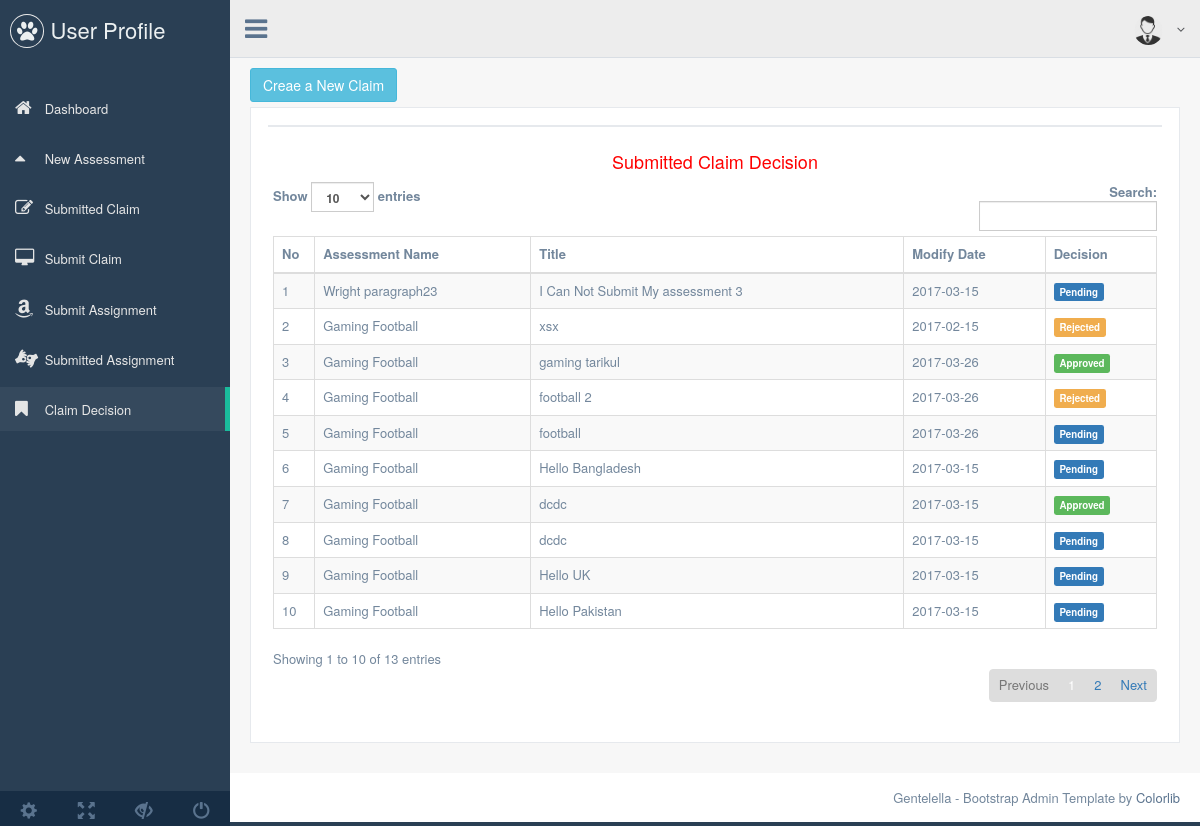
Page /production/student_claim_decision.php (signed in) on the committed database.
### tables this page shows
CREATE TABLE IF NOT EXISTS `ecclaim` (
  `ec_id` int(20) NOT NULL AUTO_INCREMENT,
  `title` varchar(500) DEFAULT NULL,
  `description` varchar(1000) DEFAULT NULL,
  `upload_document` varchar(500) DEFAULT NULL,
  `upload_document2` varchar(500) DEFAULT NULL,
  `upload_document3` varchar(500) DEFAULT NULL,
  `upload_document4` varchar(500) DEFAULT NULL,
  `upload_date` date DEFAULT NULL,
  `assessment_Id` int(20) NOT NULL,
  `claimStatus` varchar(500) DEFAULT NULL,
  `processing_status` varchar(100) NOT NULL,
  `student_email` varchar(100) NOT NULL,
  PRIMARY KEY (`ec_id`)
);

CREATE TABLE IF NOT EXISTS `assesment` (
  `id` int(20) NOT NULL AUTO_INCREMENT,
  `ass_name` varchar(200) DEFAULT NULL,
  `facultyName` varchar(200) DEFAULT NULL,
  `batch_number` varchar(100) NOT NULL,
  `sessions` varchar(100) NOT NULL,
  `dates` date DEFAULT NULL,
  `duDate` date DEFAULT NULL,
  `lastSubDate` date DEFAULT NULL,
  `documents` text NOT NULL,
  `departmentName` varchar(100) NOT NULL,
  PRIMARY KEY (`id`)
);

### production/student_claim_decision.php (the view, shortened to what this page needs)
<?php
$student_email = $_SESSION['user_email'];
?>
<!DOCTYPE html>
<html lang="en">
<head>
    <link href="../vendors/bootstrap/dist/css/bootstrap.min.css" rel="stylesheet">
    <link href="../vendors/font-awesome/css/font-awesome.min.css" rel="stylesheet">
    <link href="../vendors/nprogress/nprogress.css" rel="stylesheet">
    <link href="../vendors/iCheck/skins/flat/green.css" rel="stylesheet">
    <link href="../build/css/custom.min.css" rel="stylesheet">
</head>
<body class="nav-md">
<div class="container body">
    <div class="main_container">
        <?php require_once "main_left_side_menu.php" ?>
        <?php require_once "top_menu.php" ?>
        <div class="right_col" role="main">
            <div class="">
                <div class="page-title">
                    <div class="title_left">
                        <a href="submit_claim.php">
                            <button class="btn btn-info" type="button"><font color="white">Creae a New Claim</font>
                            </button>
                        </a>
                    </div>
                </div>
                <div class="clearfix"></div>
                <div class="row">
                    <div class="col-md-12 col-sm-12 col-xs-12">
                        <div class="x_panel">
                            <div class="x_title">
                            </div>
                            <div class="x_content">
                                <h2 class="text-muted font-13 m-b-30 text-center" style="color: red;">
                                    Submitted Claim Decision
                                </h2>
                                <table id="datatable-fixed-header" class="table table-striped table-bordered">
                                    <thead>
                                    <tr>
                                        <th>No</th>
                                        <th>Assessment Name</th>
                                        <th>Title</th>
                                        <th>Modify Date</th>
                                        <th>Decision</th>
                                    </tr>
                                    </thead>
                                    <tbody>
                                    <?php
                                    $result = mysql_query("SELECT * FROM ecclaim WHERE student_email='$student_email'");
                                    $counter = 0;
                                    while ($rows = mysql_fetch_array($result)) {
                                        $counter++;
                                        $result2 = mysql_query("SELECT * FROM assesment WHERE id='$rows[assessment_Id]'");
                                        $assessment_title = mysql_fetch_array($result2);
                                        ?>
                                        <tr>
                                            <td><?php echo $counter ?></td>
                                            <td><?php echo $assessment_title[1] ?></td>
                                            <td><?php echo $rows['title'] ?></td>
                                            <td><?php echo $rows['upload_date'] ?></td>
                                            <td>
                                                <?php
                                                $status = $rows['processing_status'];
                                                if (strcmp($status, "Rejected") == 0) {
                                                    ?>
                                                    <p class="label label-warning">Rejected</p>
                                                <?php } elseif (strcmp($status, "Approved") == 0) {
                                                    ?>
                                                    <p class="label label-success">Approved</p>
                                                <?php } else { ?>
                                                    <p class="label label-primary">Pending</p>
                                                <?php } ?>
                                            </td>
                                        </tr>
                                    <?php } ?>
                                    </tbody>
                                </table>
                            </div>
                        </div>
                    </div>
                </div>
            </div>
        </div>
        <footer>
            <div class="pull-right">
                Gentelella - Bootstrap Admin Template by <a href="https://colorlib.com">Colorlib</a>
            </div>
            <div class="clearfix"></div>
        </footer>
    </div>
</div>
</body>
</html>

### rows in the picture
ecclaim: assesment.ass_name "Wright paragraph23", title "I Can Not Submit My assessment 3", upload_date "2017-03-15", processing_status "Pending"
ecclaim: assesment.ass_name "Gaming Football", title "xsx", upload_date "2017-02-15", processing_status "Rejected"
ecclaim: assesment.ass_name "Gaming Football", title "gaming tarikul", upload_date "2017-03-26", processing_status "Approved"
ecclaim: assesment.ass_name "Gaming Football", title "football 2", upload_date "2017-03-26", processing_status "Rejected"
ecclaim: assesment.ass_name "Gaming Football", title "football", upload_date "2017-03-26", processing_status "Pending"
ecclaim: assesment.ass_name "Gaming Football", title "Hello Bangladesh", upload_date "2017-03-15", processing_status "Pending"
ecclaim: assesment.ass_name "Gaming Football", title "dcdc", upload_date "2017-03-15", processing_status "Approved"
ecclaim: assesment.ass_name "Gaming Football", title "dcdc", upload_date "2017-03-15", processing_status "Pending"
ecclaim: assesment.ass_name "Gaming Football", title "Hello UK", upload_date "2017-03-15", processing_status "Pending"
ecclaim: assesment.ass_name "Gaming Football", title "Hello Pakistan", upload_date "2017-03-15", processing_status "Pending"
